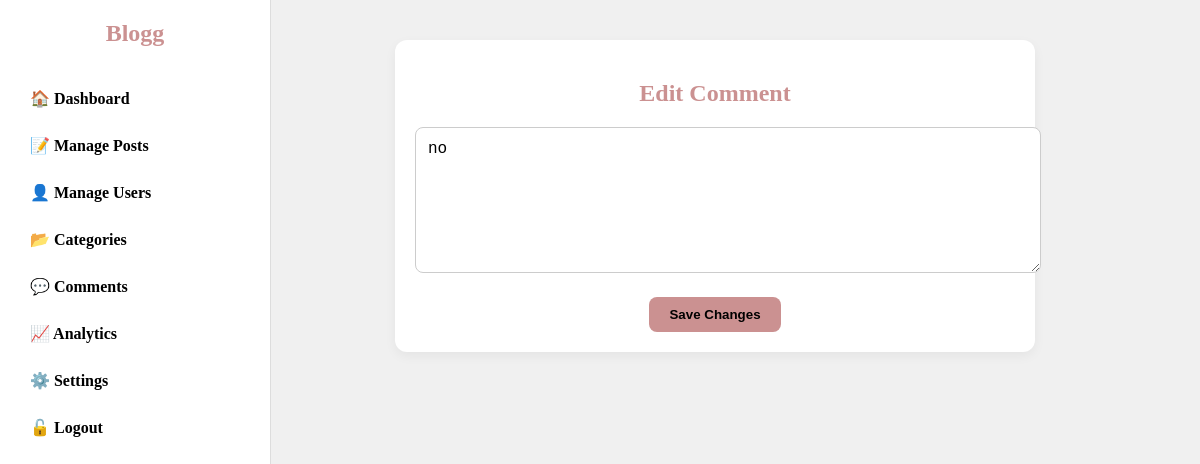
The app's page /admin/edit-comment.php?id=15, older data.
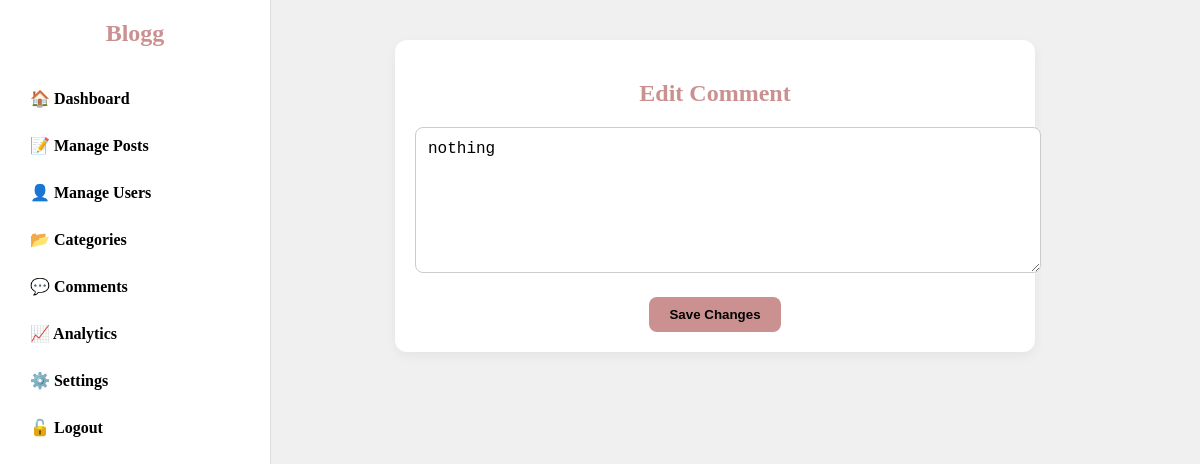
The same page, newer data.
### tables this page shows
CREATE TABLE `comments` (
  `id` int(11) NOT NULL,
  `user_id` int(11) NOT NULL,
  `username` varchar(50) NOT NULL,
  `post_id` int(11) NOT NULL,
  `parent_id` int(11) DEFAULT NULL,
  `comment` text NOT NULL,
  `is_hidden` tinyint(1) DEFAULT 0,
  `created_at` datetime DEFAULT current_timestamp()
);

### admin/edit-comment.php (the view, shortened to what this page needs)
<?php
require_once '../php/config.php';
$id = intval($_GET['id']);
$stmt = $conn->prepare("SELECT comment FROM comments WHERE id=?");
$stmt->bind_param("i", $id);
$stmt->execute();
$commentData = $stmt->get_result()->fetch_assoc();
?>
<!DOCTYPE html>
<html lang="en">
<head>
</head>
<body>
<aside class="sidebar">
  <a href="../index.php" class="logo">Blogg</a>
  <nav>
    <a href="dashboard.php">🏠 Dashboard</a>
    <a href="manage-posts.php">📝 Manage Posts</a>
    <a href="manage-users.php">👤 Manage Users</a>
    <a href="categories.php">📂 Categories</a>
    <a href="manage-comments.php" class="active">💬 Comments</a>
    <a href="analytics-blog.php">📈 Analytics</a>
    <a href="settings.php">⚙️ Settings</a>
    <a href="logout.php">🔓 Logout</a>
  </nav>
</aside>
<div class="main-content">
  <div class="edit-container">
    <h2>Edit Comment</h2>
    <form method="post">
      <textarea name="comment"><?= htmlspecialchars($commentData['comment']) ?></textarea>
      <button type="submit">Save Changes</button>
    </form>
  </div>
</div>
</body>
</html>

Row changes from the older to the newer data that the page shows:
changed comments: comment "no" → "nothing"
